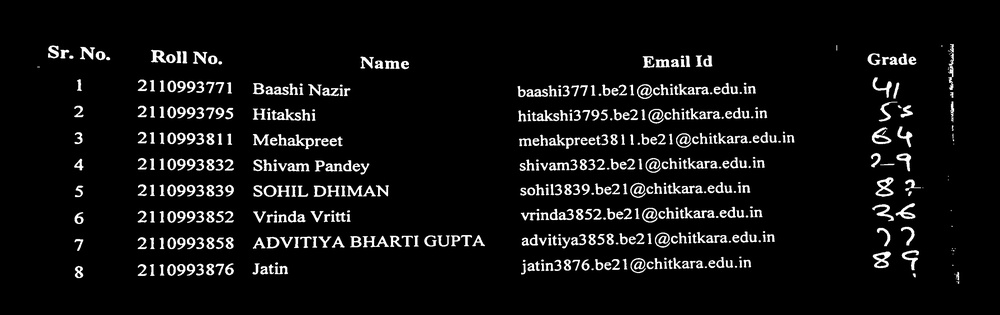
#> input picture image_processing/8_image_without_lines_noise_removed.jpg, 1000 x 315 px, shrunk from 2788 x 879 before the run
$ python -i crop_image.py   (imports and definitions only)
#> lines starting #> are read from the running program, lines starting #| are printed output that depends on the picture; after the words box and inside, x2 and y2 are one past the last pixel; in counts of white or black regions, pixels touching at a corner belong together
import cv2
import numpy as np
import matplotlib.pyplot as plt

class CropImage:
    def __init__(self, image_path):
#> called with image_path = '8_image_without_lines_noise_removed.jpg'
        self.image_path = image_path
        self.image = cv2.imread(self.image_path)
#> self.image is the input picture: shape (315, 1000, 3); min 0, max 255, mean 15.8
        self.cropped_image = None

    def crop_image_to_largest_contour(self):
        """Crops the image to the bounding rectangle of the largest contour.

        Returns:
            The cropped image as a NumPy array.
        """

        gray = cv2.cvtColor(self.image, cv2.COLOR_BGR2GRAY)
        bfilter = cv2.bilateralFilter(gray, 11, 17, 17)
        edged = cv2.Canny(bfilter, 30, 200)
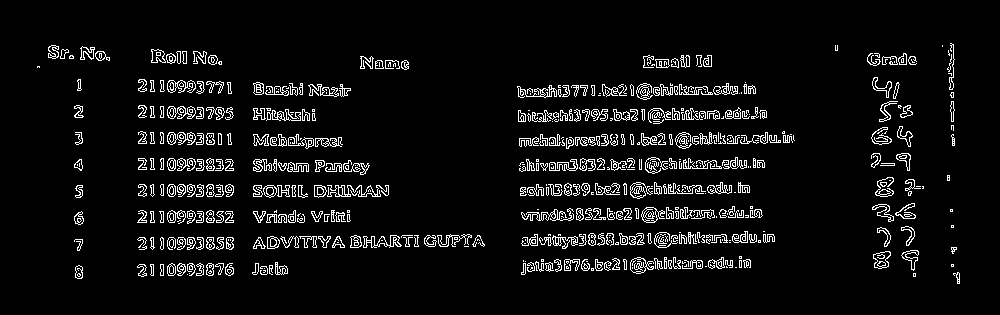
#> edged: shape (315, 1000); 6.2% white in thin lines or dots, all inside (x1, y1, x2, y2) = (37, 43, 960, 284)
        contours, _ = cv2.findContours(edged, cv2.RETR_EXTERNAL, cv2.CHAIN_APPROX_SIMPLE)
#> contours = 531 contours, 300 with area under 20; largest, box (x1, y1, x2, y2) and area: (630, 257, 654, 274) 228, (167, 132, 196, 145) 215, (363, 235, 402, 248) 212, (873, 251, 891, 269) 204, (641, 207, 665, 223) 202

        largest_contour = max(contours, key=cv2.contourArea)
#> largest_contour = contour of 51 points, box (x1, y1, x2, y2) (630, 257, 654, 274), area 228
        x, y, w, h = cv2.boundingRect(largest_contour)
#> x = 630; y = 257; w = 24; h = 17
        cropped_image = cv2.getRectSubPix(self.image, (w, h), (x + w // 2, y + h // 2))

        self.cropped_image = cropped_image

        return cropped_image

    def display_cropped_image(self):
        plt.imshow(cv2.cvtColor(self.cropped_image, cv2.COLOR_BGR2RGB))
        plt.show()

>>> result = CropImage('8_image_without_lines_noise_removed.jpg').crop_image_to_largest_contour()
